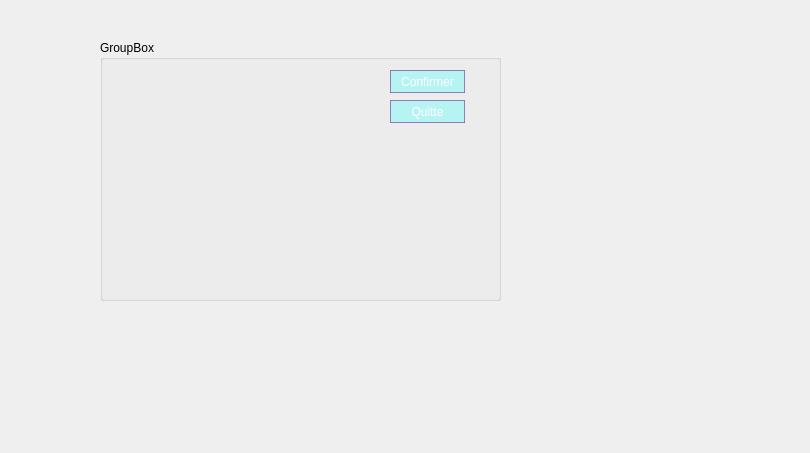
    <widget class="QWidget" name="page_4">
     <widget class="QLabel" name="label_2">
      <property name="geometry">
       <rect>
        <x>0</x>
        <y>0</y>
        <width>801</width>
        <height>444</height>
       </rect>
      </property>
      <property name="styleSheet">
       <string notr="true">background-image: url(:/new/prefix1/image/312410017_640562444218120_4630630329619337201_n.png);</string>
      </property>
      <property name="text">
       <string/>
      </property>
     </widget>
     <widget class="QGroupBox" name="modifier_invite">
      <property name="geometry">
       <rect>
        <x>100</x>
        <y>40</y>
        <width>401</width>
        <height>261</height>
       </rect>
      </property>
      <property name="styleSheet">
       <string notr="true">QTabWidget::pane {
    background: transparent;
    border:0;
}
</string>
      </property>
      <property name="title">
       <string>GroupBox</string>
      </property>
      <widget class="QPushButton" name="pushButton_3">
       <property name="geometry">
        <rect>
         <x>290</x>
         <y>30</y>
         <width>75</width>
         <height>23</height>
        </rect>
       </property>
       <property name="styleSheet">
        <string notr="true">QPushButton {
	color: rgb(255, 255, 255);
background-color:rgba(100, 255, 255,100);
border-radius: 15px;
border: 1px solid rgba(138, 93, 166,200);
}
QPushButton:hover {
background-color: qlineargradient(spread:pad, x1:0, y1:0, x2:0, y2:1, stop:0 rgba(138, 93, 166,200), stop:1rgba(138, 93, 166,200));
}</string>
       </property>
       <property name="text">
        <string>Confirmer</string>
       </property>
      </widget>
      <widget class="QPushButton" name="pushButton_4">
       <property name="geometry">
        <rect>
         <x>290</x>
         <y>60</y>
         <width>75</width>
         <height>23</height>
        </rect>
       </property>
       <property name="styleSheet">
        <string notr="true">QPushButton {
	color: rgb(255, 255, 255);
background-color:rgba(100, 255, 255,100);
border-radius: 15px;
border: 1px solid rgba(138, 93, 166,200);
}
QPushButton:hover {
background-color: qlineargradient(spread:pad, x1:0, y1:0, x2:0, y2:1, stop:0 rgba(138, 93, 166,200), stop:1rgba(138, 93, 166,200));
}</string>
       </property>
       <property name="text">
        <string>Quitte</string>
       </property>
      </widget>
     </widget>
    </widget>
